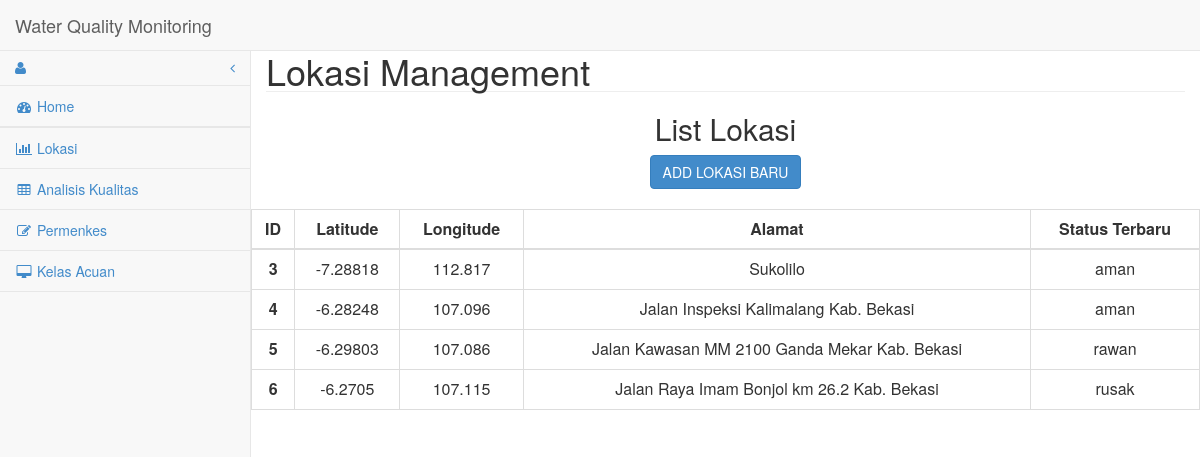
/lokasi.php, run on the app's committed database.
### tables this page shows
CREATE TABLE IF NOT EXISTS `lokasi` (
  `id` int(6) unsigned NOT NULL,
  `latitude` float DEFAULT NULL,
  `longitude` float DEFAULT NULL,
  `alamat` varchar(100) DEFAULT NULL,
  `nama` varchar(30) DEFAULT NULL,
  `status` varchar(30) DEFAULT NULL
);

### lokasi.php (the view, shortened to what this page needs)
<html xmlns="http://www.w3.org/1999/xhtml" >
<!DOCTYPE html>
<html lang="en">
<head>
    <link href="css/bootstrap.min.css" rel="stylesheet">
    <link href="css/sb-admin-2.css" rel="stylesheet">
    <link href="css/plugins/morris.css" rel="stylesheet">
    <link href="font-awesome/css/font-awesome.min.css" rel="stylesheet" type="text/css">
</head>
<body>
    <div id="wrapper">
        <nav class="navbar navbar-default navbar-static-top" role="navigation" style="margin-bottom: 0">
            <div class="navbar-header">
                <a class="navbar-brand" href="home.php">Water Quality Monitoring</a>
            </div>
            <div class="navbar-default sidebar" role="navigation">
                <div class="sidebar-nav navbar-collapse">
                    <ul class="nav" id="side-menu">
                    <li class="dropdown">
                        <a href="#" class="dropdown-toggle" data-toggle="dropdown"><i class="fa fa-user"></i> <?php echo $_SESSION["user"]; ?> <span class="fa arrow"></span></a>
                    </li>
                    <li >
                        <a href="home.php"><i class="fa fa-fw fa-dashboard"></i> Home</a>
                    </li>
					<li>
                    </li>
                    <li   class="active">
                        <a href="lokasi.php"><i class="fa fa-fw fa-bar-chart-o"></i> Lokasi</a>
                    </li>
                    <li>
                        <a href="analisis_kualitas.php"><i class="fa fa-fw fa-table"></i> Analisis Kualitas</a>
                    </li>
                    <li>
                        <a href="permenkes.php"><i class="fa fa-fw fa-edit"></i> Permenkes</a>
                    </li>
                    <li>
                        <a href="kelasacuan.php"><i class="fa fa-fw fa-desktop"></i> Kelas Acuan</a>
                    </li>
                </ul>
            </div>
        </div>
        </nav>
        <div id="page-wrapper" style="padding:0">
            <div class="container-fluid">
                <div class="row">
                    <div class="col-lg-12">
                        <h1 class="page-header" style="margin:0; padding:0">
                            Lokasi Management
                        </h1>
                    </div>
                </div>
                <div class="row">
                    <div class="col-lg-12" style="margin:0; padding:0">
                        <center><h2>List Lokasi</h2>
                        <center><a href="addlokasi.php?tipe=main" class="btn btn-primary" role="button">ADD LOKASI BARU</a><br><br>
                        <div class="table-responsive">
                            <table class="table table-bordered table-hover">
                                <thead>
                                    <tr>
                                        <th><center>ID</th>
										<th><center>Latitude</th>
                                        <th><center>Longitude</th>
                                        <th><center>Alamat</th>
										<th><center>Status Terbaru</th>
                                    </tr>
                                </thead>
								<tbody>
									<?php
										$result = mysql_query("SELECT * FROM lokasi ORDER BY id ASC");
										while ($row = mysql_fetch_assoc($result)) {
											$id = $row['id'];
											$nama = $row['latitude'];
											$isi = $row['longitude'];
											$alamat = $row['alamat'];
											$status = $row['status'];
											echo "<tr><td><center><b>"."$id"."  </td>";
											echo "<td><center>"."$nama"."</td>";
											echo "<td><center>"."$isi"."</td>";
											echo "<td><center>"."$alamat"."</td>";
											echo "<td><center>"."$status"."</td>";
											echo "</tr>";
										}
									?>
								</tbody>
                            </table>
                        </div>
                </div>
                </div>
            </div>
        </div>
    </div>
</body>
</html>

### css/sb-admin-2.css (style rules this page uses)
body { background-color: #f8f8f8; }
#wrapper { width: 100%; }
#page-wrapper { padding: 0 15px; min-height: 568px; background-color: #fff; }
@media (min-width:768px) { #page-wrapper { position: inherit; margin: 0 0 0 250px; padding: 0 30px; border-left: 1px solid #e7e7e7; } }
.sidebar .sidebar-nav.navbar-collapse { padding-right: 0; padding-left: 0; }
.sidebar ul li { border-bottom: 1px solid #e7e7e7; }
.sidebar .arrow { float: right; }
.sidebar .fa.arrow:before { content: "\f104"; }
@media (min-width:768px) { .sidebar { z-index: 1; position: absolute; width: 250px; margin-top: 51px; } }

### data on the page
lokasi: id "3", latitude "-7.28818", longitude "112.817", alamat "Sukolilo", status "aman"
lokasi: id "4", latitude "-6.28248", longitude "107.096", alamat "Jalan Inspeksi Kalimalang Kab. Bekasi", status "aman"
lokasi: id "5", latitude "-6.29803", longitude "107.086", alamat "Jalan Kawasan MM 2100 Ganda Mekar Kab. Bekasi", status "rawan"
lokasi: id "6", latitude "-6.2705", longitude "107.115", alamat "Jalan Raya Imam Bonjol km 26.2 Kab. Bekasi", status "rusak"
